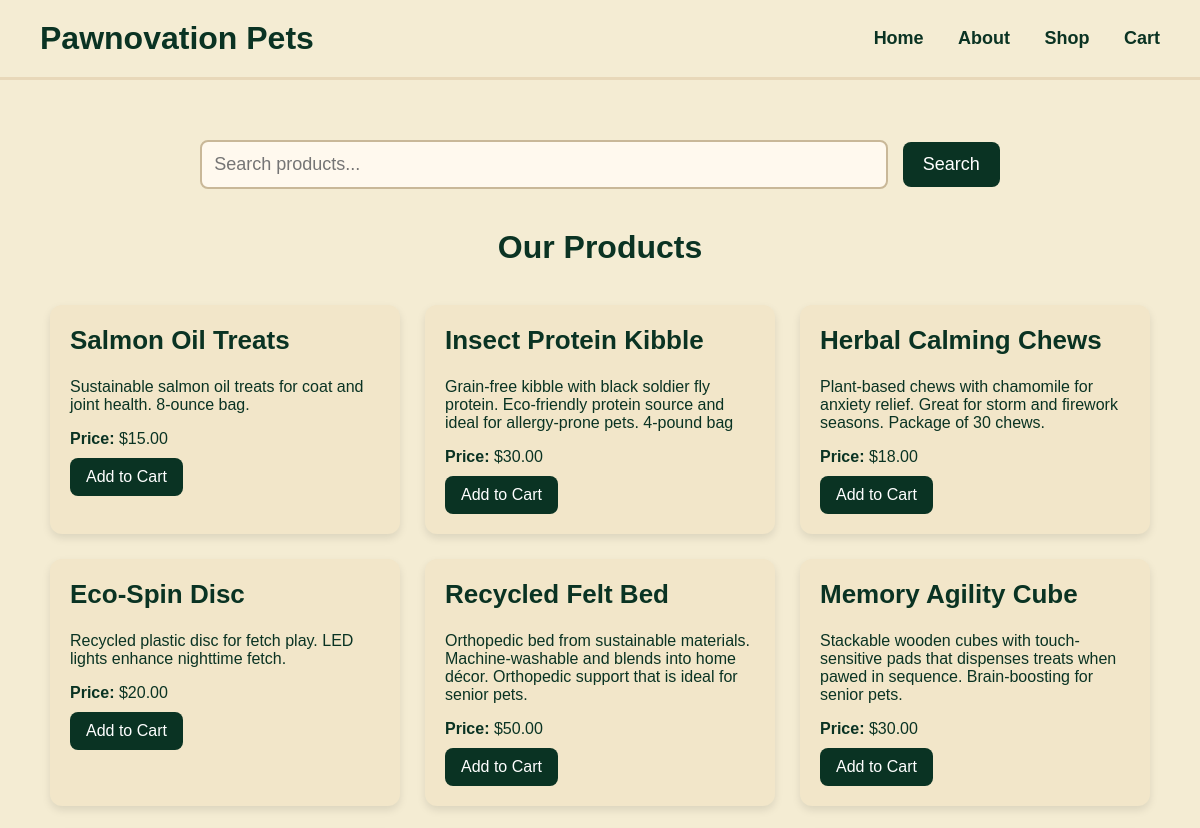
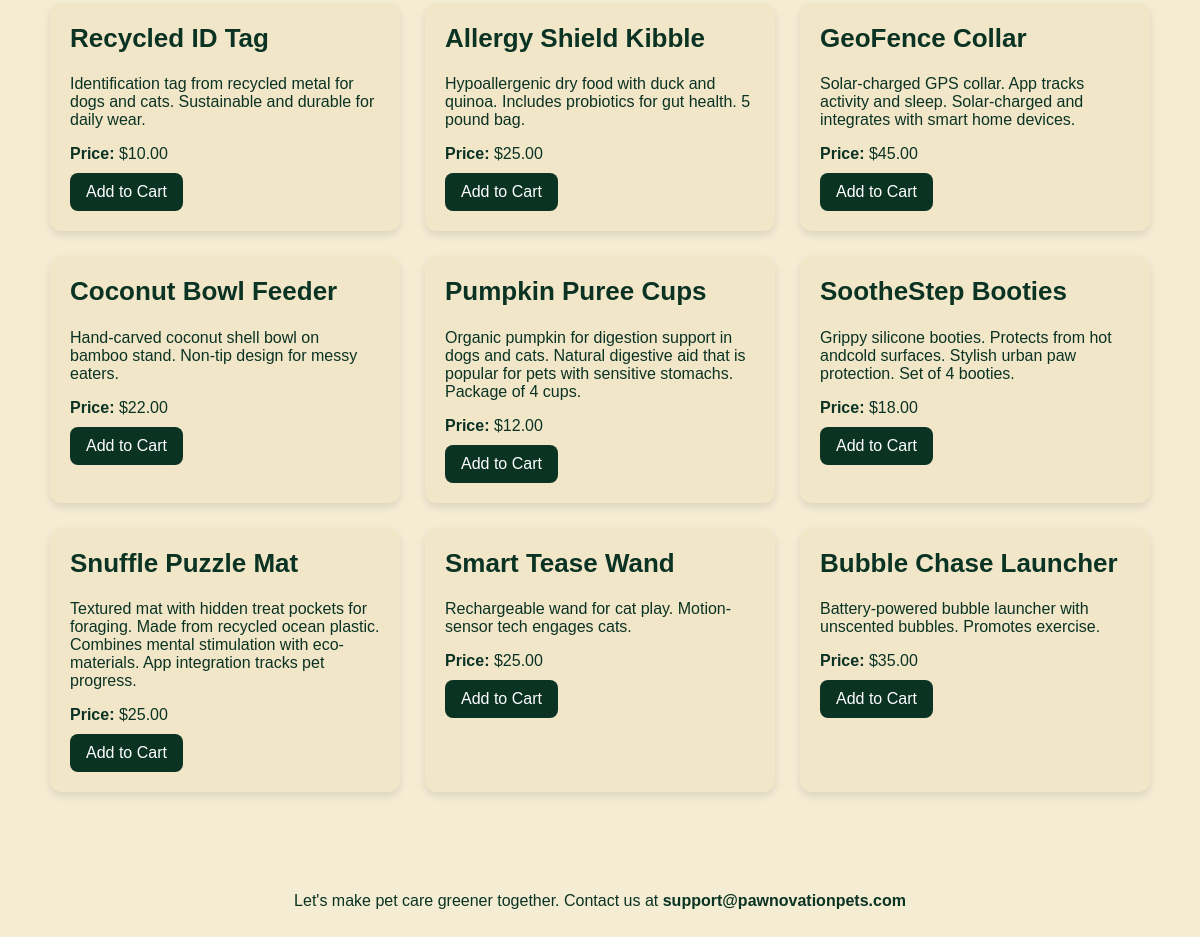
The page /products.php on the database as committed earlier (2 pictures, top to bottom).
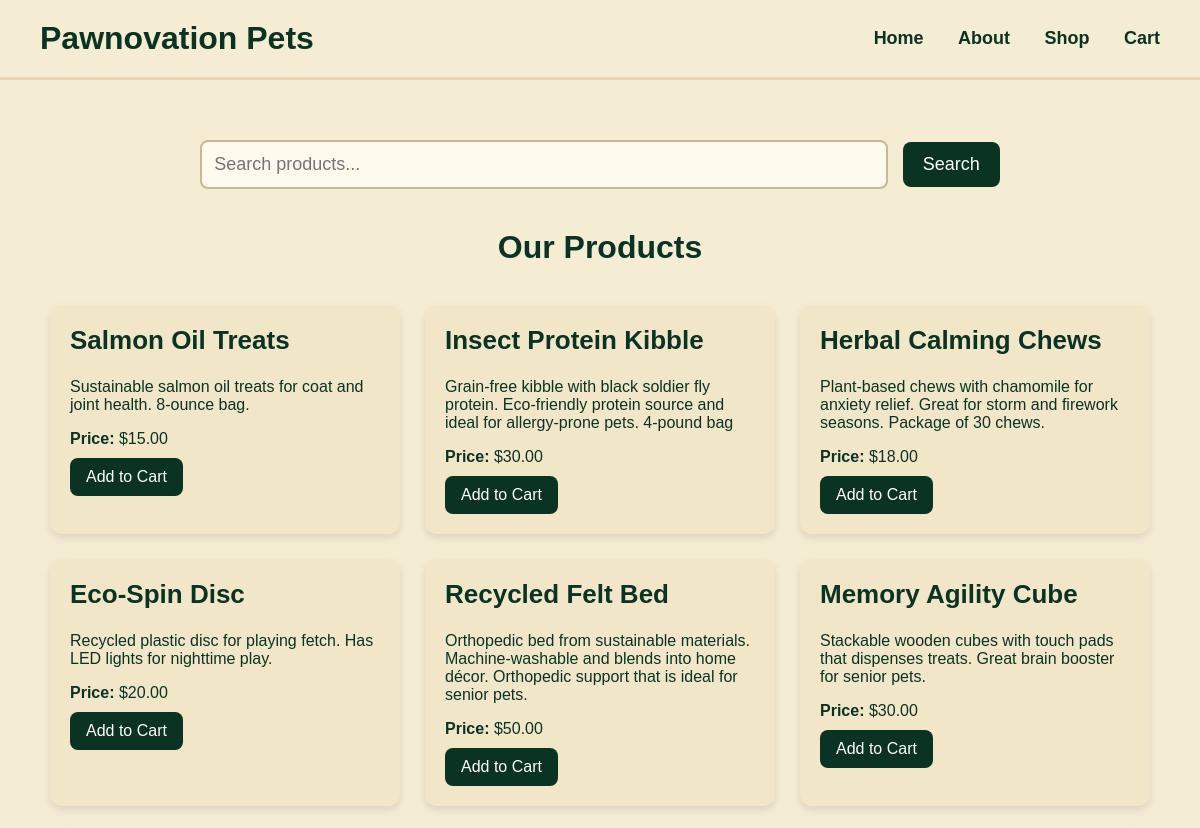
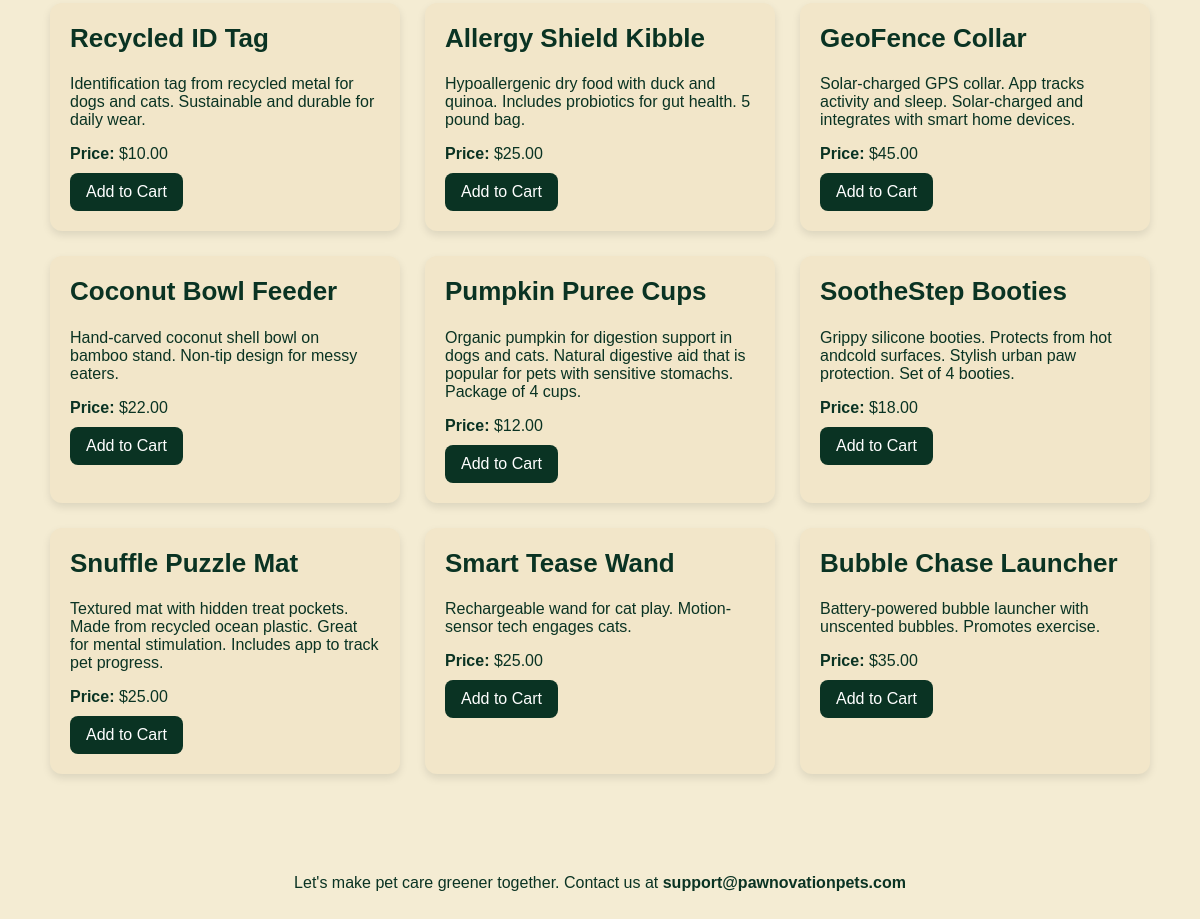
The same page on the database as committed later (2 pictures, top to bottom).
### tables this page shows
CREATE TABLE `product` (
  `productID` int(9) UNSIGNED NOT NULL,
  `productName` varchar(100) NOT NULL,
  `description` text NOT NULL,
  `price` decimal(5,2) UNSIGNED NOT NULL,
  `category` int(1) NOT NULL COMMENT 'corresponds to toys -1,food -2, accessories -3'
);

### products.php (the view, shortened to what this page needs)
<?php
include('config/database.php');
$search = "";
$where = "";
$sql = "SELECT * FROM product $where";
$result = mysqli_query($conn, $sql);
?>
<!DOCTYPE html>
<html lang="en">
<head>
</head>
<body>
<div class="navbar">
    <div class="nav-left">
        <h1>Pawnovation Pets</h1>
    </div>
    <div class="nav-right">
        <a href="index.php">Home</a>
        <a href="about.php">About</a>
        <a href="products.php">Shop</a>
        <a href="cart.php">Cart</a>
    </div>
</div>
<div class="container">
    <div class="search-box">
        <form action="products.php" method="GET">
            <input
                type="text"
                name="query"
                placeholder="Search products..."
                class="search-input"
                value="<?php echo htmlspecialchars($search); ?>"
            >
            <button type="submit" class="search-btn">Search</button>
        </form>
    </div>
    <h1 style="text-align:center;">Our Products</h1>
    <br>
    <div class="product-grid">
        <?php
        if ($result && mysqli_num_rows($result) > 0) {
            while ($row = mysqli_fetch_assoc($result)) {
                echo "<div class='product-card'>";
                echo "<h2>" . $row['productName'] . "</h2>";
                echo "<p>" . $row['description'] . "</p>";
                echo "<p><strong>Price:</strong> $" . $row['price'] . "</p>";
                echo "
                <form action='add_to_cart.php' method='POST'>
                    <input type='hidden' name='productid' value='" . $row['productID'] . "'>
                    <input type='hidden' name='productName' value='" . $row['productName'] . "'>
                    <input type='hidden' name='price' value='" . $row['price'] . "'>
                    <button type='submit' class='cart-btn'>Add to Cart</button>
                </form>
                    ";
                echo "</div>";
            }
        } else {
            echo "<p>No products found.</p>";
        }
        ?>
    </div>
</div>
<div class="footer">
    Let's make pet care greener together.
    Contact us at <strong>support@pawnovationpets.com</strong>
</div>
</body>
</html>

### products.php (style rules this page uses)
body { margin: 0; background-color: #F4ECD3; font-family: 'calibri', sans-serif; color: #0A3323; }
.navbar { background-color: #F4ECD3; padding: 20px 40px; display: flex; justify-content: space-between; align-items: center; border-bottom: 3px solid #E8D8B9; }
.nav-left h1 { font-size: 32px; margin: 0; font-weight: bold; color: #0A3323; }
.nav-right a { margin-left: 30px; text-decoration: none; color: #0A3323; font-size: 18px; font-weight: bold; }
.container { max-width: 1100px; margin: 40px auto; padding: 20px; }
.search-box { text-align: center; margin-bottom: 40px; }
.search-input { width: 60%; padding: 12px; border-radius: 8px; border: 2px solid #C9B898; font-size: 18px; font-family: inherit; background-color: #FFF9EE; }
.search-btn { padding: 12px 20px; margin-left: 10px; border: none; border-radius: 8px; background-color: #0A3323; color: white; font-size: 18px; cursor: pointer; font-family: inherit; }
.product-grid { display: grid; grid-template-columns: repeat(3, 1fr); gap: 25px; }
.product-card { background-color: #F2E6C9; padding: 20px; border-radius: 12px; box-shadow: 0 4px 8px rgba(0,0,0,0.1); }
.product-card h2 { margin-top: 0; font-size: 26px; color: #0A3323; }
.product-card p { font-size: 16px; margin-bottom: 10px; }
.cart-btn { padding: 10px 16px; background-color: #0A3323; color: white; border: none; border-radius: 8px; cursor: pointer; font-size: 16px; font-family: inherit; }
.footer { text-align: center; padding: 30px; margin-top: 50px; font-size: 16px; color: #0A3323; }

Rows that differ between the two databases and show on the page:
changed product "Eco-Spin Disc": description "Recycled plastic disc for fetch play. LED lights enhance nighttime fetch." → "Recycled plastic disc for playing fetch. Has LED lights for nighttime play."
changed product "Memory Agility Cube": description "Stackable wooden cubes with touch-sensitive pads that dispenses treats when pawed in sequence. Brain-boosting for senior pets." → "Stackable wooden cubes with touch pads that dispenses treats. Great brain booster for senior pets."
changed product "Snuffle Puzzle Mat": description "…mat with hidden treat pockets for foraging. Made from recycled ocean plastic. Combines mental stimulation with eco-materials. App integration tracks pet progress." → "Textured mat with hidden treat pockets. Made from recycled ocean plastic. Great for mental stimulation. Includes app to track pet progress."
